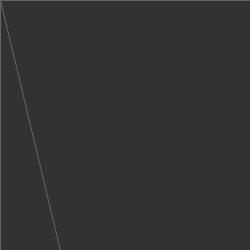
Frame 1 (no input)
Frame 60 (the mouse pressed at the canvas centre just before this capture): identical to frame 1, image omitted
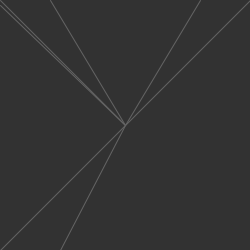
Frame 120 (the mouse held since frame 60 and released just before this capture)

The Processing sketch that drew these frames (run headless with seeded random() and noise(); from frame 60 on, the mouse is pressed at the canvas centre):

// Processing sketch: processing_19208
// ── processing_19208.pde

float x=0;

void setup (){
  size (250,250);
 smooth();
}



void draw (){
  background (50);
 float weight = dist (mouseX, mouseY, pmouseX, pmouseY);
 fill (70);
 stroke (100);
 strokeWeight (weight);
  ellipse (mouseX, mouseY, x, x);
  strokeWeight (1);
  line(mouseX,mouseY, x, 0);
   line(mouseX,mouseY, 0, x+5);
line(mouseX,mouseY, x+50, 0);
  line(mouseX,mouseY, x+200, 0);
   line(mouseX,mouseY, 250, x);
    line(mouseX,mouseY, x, 250);
     line(mouseX,mouseY, x+60, 250);
}


void mouseDragged(){
  x= x+4;
  if (x>150){
    x=10;
  }
}
  
